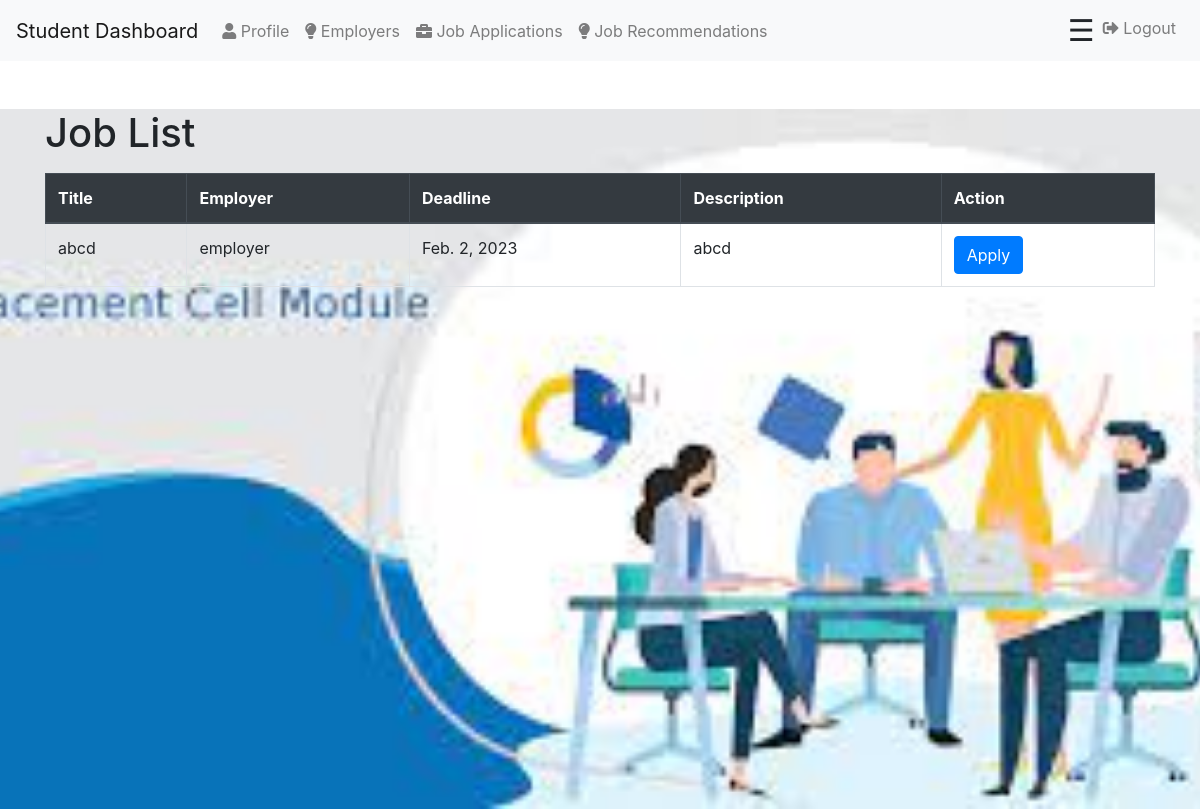
The app's page /student/jobs/ (signed in) with its own data.
### job_management/models.py (models this page shows, shortened)
class Job(models.Model):
    employer = models.ForeignKey(EmployerProfile, on_delete=models.CASCADE)
    title = models.CharField(max_length=100)
    description = models.TextField()
    requirements = models.TextField()
    application_deadline = models.DateField()

### user_management/models.py (models this page shows, shortened)
class EmployerProfile(models.Model):
    user = models.OneToOneField(CustomUser, on_delete=models.CASCADE)
    company_name = models.CharField(max_length=100)
    industry = models.CharField(max_length=50)
    location = models.CharField(max_length=100)
    description = models.TextField()
    is_verified = models.BooleanField(default=False)

### job_management/views.py (the view)
# urls.py: path('student/jobs/', views.student_job_list, name='student_job_list'),
@login_required(login_url='student_login')
def student_job_list(request):
    jobs = Job.objects.all()
    return render(request, 'student_job_list.html', {'jobs': jobs})

### user_management/custom_auth.py (called while the page is built)
    def get_user(self, user_id):
        User = get_user_model()
        try:
            return User.objects.get(pk=user_id)
        except User.DoesNotExist:
            return None

### job_management/templates/student_job_list.html
{% extends 'student_dashboard.html' %}
{% block content %}
<div class="container">
    <h1 class="mt-5">Job List</h1>
    <table class="table table-bordered table-hover mt-3">
        <thead class="thead-dark">
            <tr>
                <th>Title</th>
                <th>Employer</th>
                <th>Deadline</th>
                <th>Description</th>
                <th>Action</th>
            </tr>
        </thead>
        <tbody>
            {% for job in jobs %}
                <tr>
                    <td>{{ job.title }}</td>
                    <td>{{ job.employer.company_name }}</td>
                    <td>{{ job.application_deadline }}</td>
                    <td>{{ job.description }}</td>
                    <td><a href="{% url 'apply_job' job.id %}" class="btn btn-primary">Apply</a></td>
                </tr>
            {% endfor %}
        </tbody>
    </table>
</div>
{% endblock %}

### records on screen
Job: title "abcd", employer.company_name "employer", application_deadline "Feb. 2, 2023", description "abcd"
